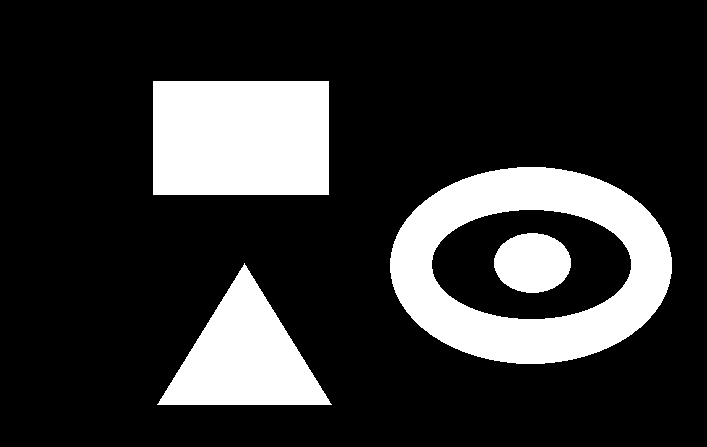
//> input picture test04/test04/01.png, 707 x 447 px
$ ./contour_feature   (built with g++ and OpenCV 4)
//> lines starting //> are read from the running program, lines starting //| are printed output that depends on the picture; after the words box and inside, x2 and y2 are one past the last pixel; in counts of white or black regions, pixels touching at a corner belong together
### test04/test04/contour.h
// test04.h: 标准系统包含文件的包含文件
// 或项目特定的包含文件。

#pragma once

#include <iostream>

// TODO: 在此处引用程序需要的其他标头。

### test04/test04/contour_feature.cpp
#include "contour.h"
#include"opencv2/highgui/highgui.hpp"
#include"opencv2/imgproc/imgproc.hpp"
#include"opencv2/opencv.hpp"
#include<iostream>
#include<vector>
using namespace std;

int main()
{
	cv::Mat img = cv::imread("D:/Dep_gram/c++_project/test04/test04/01.png");
//> img is the input picture: 447 rows x 707 cols, CV_8UC3; 19.8% white; 4 white regions, box (x1, y1, x2, y2) and area: (390, 167, 672, 364) 26536, (153, 81, 329, 195) 20064, (157, 263, 332, 405) 12397, (494, 233, 571, 293) 3621
	cv::Mat gray_img, bin_img;
	cv::cvtColor(img, gray_img, cv::COLOR_BGR2GRAY);
	cv::threshold(gray_img, bin_img, 125, 155, cv::THRESH_BINARY | cv::THRESH_OTSU);
//> bin_img: 447 rows x 707 cols, CV_8UC1; values 0 (black) and 155 (white), 19.8% white; 4 white regions

	vector<vector<cv::Point>>contours;
	vector<cv::Vec4i> vec_4f;
	cv::findContours(bin_img, contours, vec_4f, cv::RETR_TREE, cv::CHAIN_APPROX_NONE);
//> contours = 5 contours; box (x1, y1, x2, y2) and area: (390, 167, 672, 364) 43249, (153, 81, 329, 195) 19775, (431, 209, 632, 320) 17284, (157, 263, 332, 405) 12168, (494, 233, 571, 293) 3523; vec_4f = 5 items: [1, -1, -1, -1], [4, 0, 2, -1], [-1, -1, 3, 1], [-1, -1, -1, 2], [-1, 1, -1, -1]
	cout << "contours numbers:" << int(size(vec_4f)) << endl;
//| contours numbers:5
	for (int i = 0; i<int(size(vec_4f)); i++)
	{

		cv::Moments M = cv::moments(contours[i]);

		//重心
		int cx = M.m10 / M.m00;
		int cy = M.m01 / M.m00;
		cout << "Fcous:" << cx << "" << cy << endl;
		//面积
		double area = cv::contourArea(contours[i]);
		cout << "area:" << area << endl;
		//周长
		double len = cv::arcLength(contours[i], true);
		cout << "len:" << len << endl;

		cv::drawContours(img, contours, i, cv::Scalar(0, 0, 255), 2);
		cv::imshow("img" + i, img);

	}
//> this loop made 5 passes
//> (cx, cy, area, len) on passes 1 to 5: (244, 357, 12168, 528.1), (530, 265, 43249, 797), (531, 264, 17284, 523.9), (532, 262, 3523, 225.5), (240, 137, 19775, 576)
//| Fcous:244357
//| area:12168
//| len:528.073
//| Fcous:530265
//> (the first 4 of 15 printed lines)
//> pass 1, `cv::imshow("img" + i, img);`:
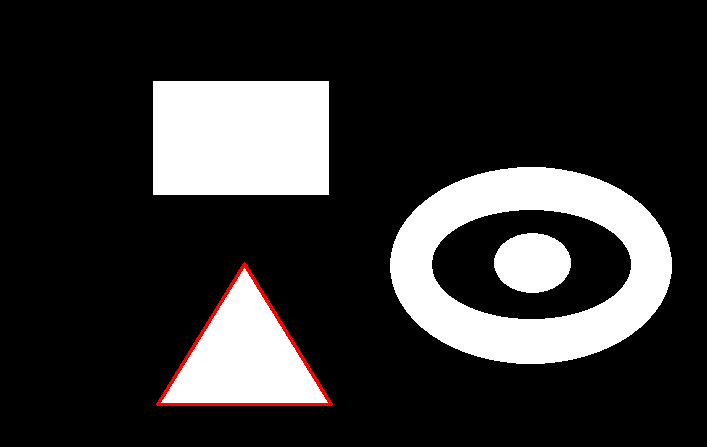
//> window 'img': 447 rows x 707 cols, CV_8UC3; mean B, G, R 49.7, 49.7, 51
//> pass 2, `cv::imshow("img" + i, img);`:
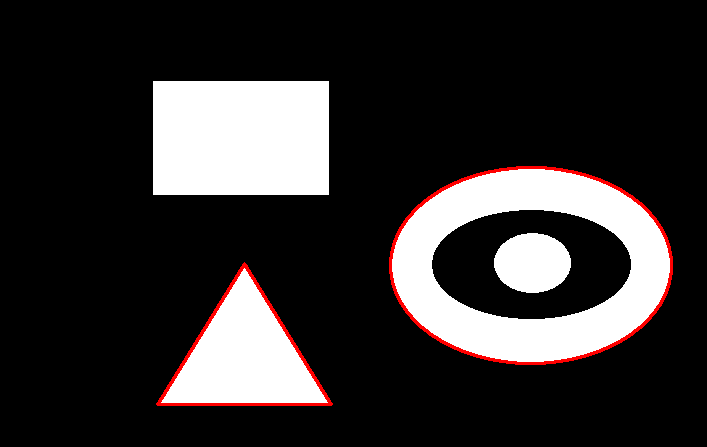
//> window 'mg': 447 rows x 707 cols, CV_8UC3; mean B, G, R 48.3, 48.3, 51.8
//> after the loop:
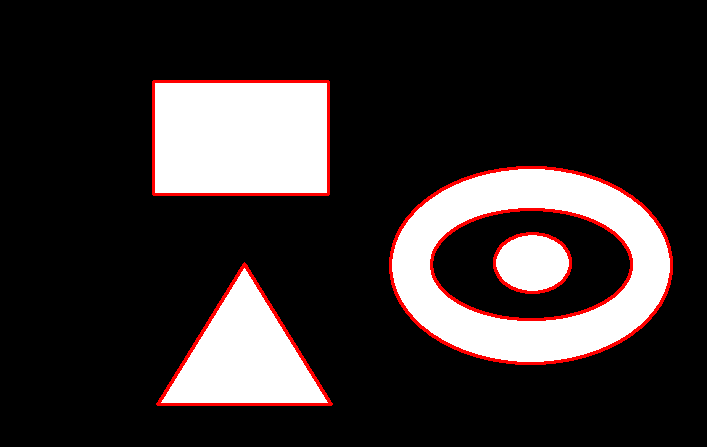
//> img: 447 rows x 707 cols, CV_8UC3; 2.67% of pixels changed, all inside (x1, y1, x2, y2) = (152, 80, 673, 406)
	cv::waitKey(0);
	// [20 lines of commented-out code are left out]
	return 0;
}

$ run again, with test04/test04/161.jpg saved as test04/test04/01.png
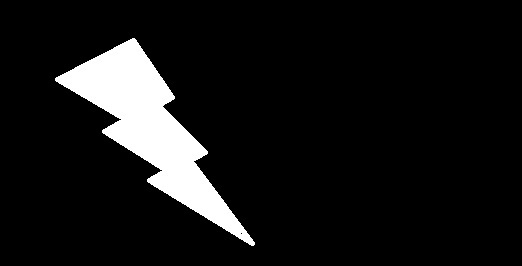
//> input picture test04/test04/161.jpg, 522 x 266 px
//> img is the input picture: 266 rows x 522 cols, CV_8UC3; min 0, max 255, mean 22
//> bin_img: 266 rows x 522 cols, CV_8UC1; values 0 (black) and 155 (white), 8.6% white; 1 white region
//> contours = 2 contours, 1 with area under 20; largest, box (x1, y1, x2, y2) and area: (55, 38, 255, 246) 11684; vec_4f = 2 items: [-1, -1, 1, -1], [-1, -1, -1, 0]
//| contours numbers:2
//> the loop `for (int i = 0; i<int(size(vec_4f)); i++)` made 2 passes
//> (cx, cy, area, len) on pass 1: (150, 127, 11684, 718.8)
//> (printed output is left out)
//> pass 1, `cv::imshow("img" + i, img);`:
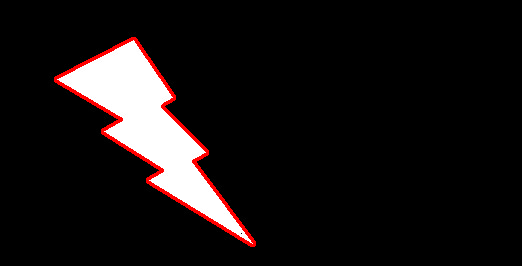
//> window 'img': 266 rows x 522 cols, CV_8UC3; mean B, G, R 19.2, 19.2, 23.7

$ run again, with test04/test04/5.jpg saved as test04/test04/01.png
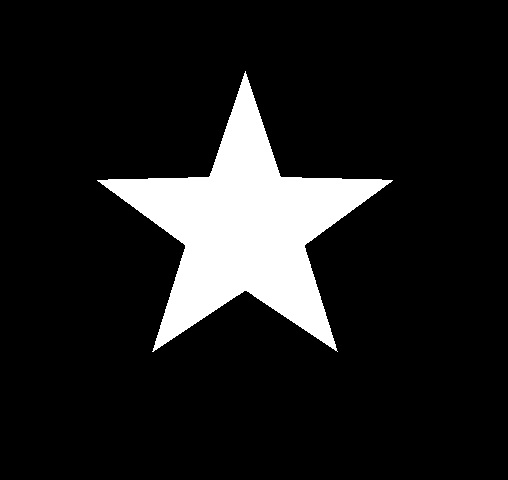
//> input picture test04/test04/5.jpg, 508 x 480 px
//> img is the input picture: 480 rows x 508 cols, CV_8UC3; min 0, max 255, mean 29.9
//> bin_img: 480 rows x 508 cols, CV_8UC1; values 0 (black) and 155 (white), 11.7% white; 1 white region
//> contours = 1 contour; box (x1, y1, x2, y2) and area: (97, 71, 393, 352) 28098; vec_4f = 1 item: [-1, -1, -1, -1]
//| contours numbers:1
//> the loop `for (int i = 0; i<int(size(vec_4f)); i++)` made 1 pass
//> (cx, cy, area, len) on pass 1: (244, 227, 28098.5, 1171.4)
//> (printed output is left out)
//> pass 1, `cv::imshow("img" + i, img);`:
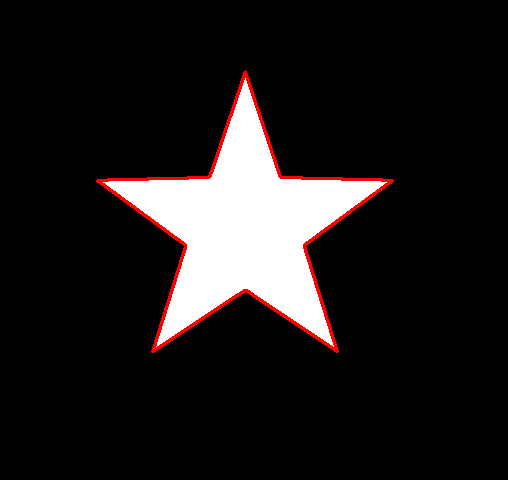
//> window 'img': 480 rows x 508 cols, CV_8UC3; mean B, G, R 27.4, 27.4, 31.4
